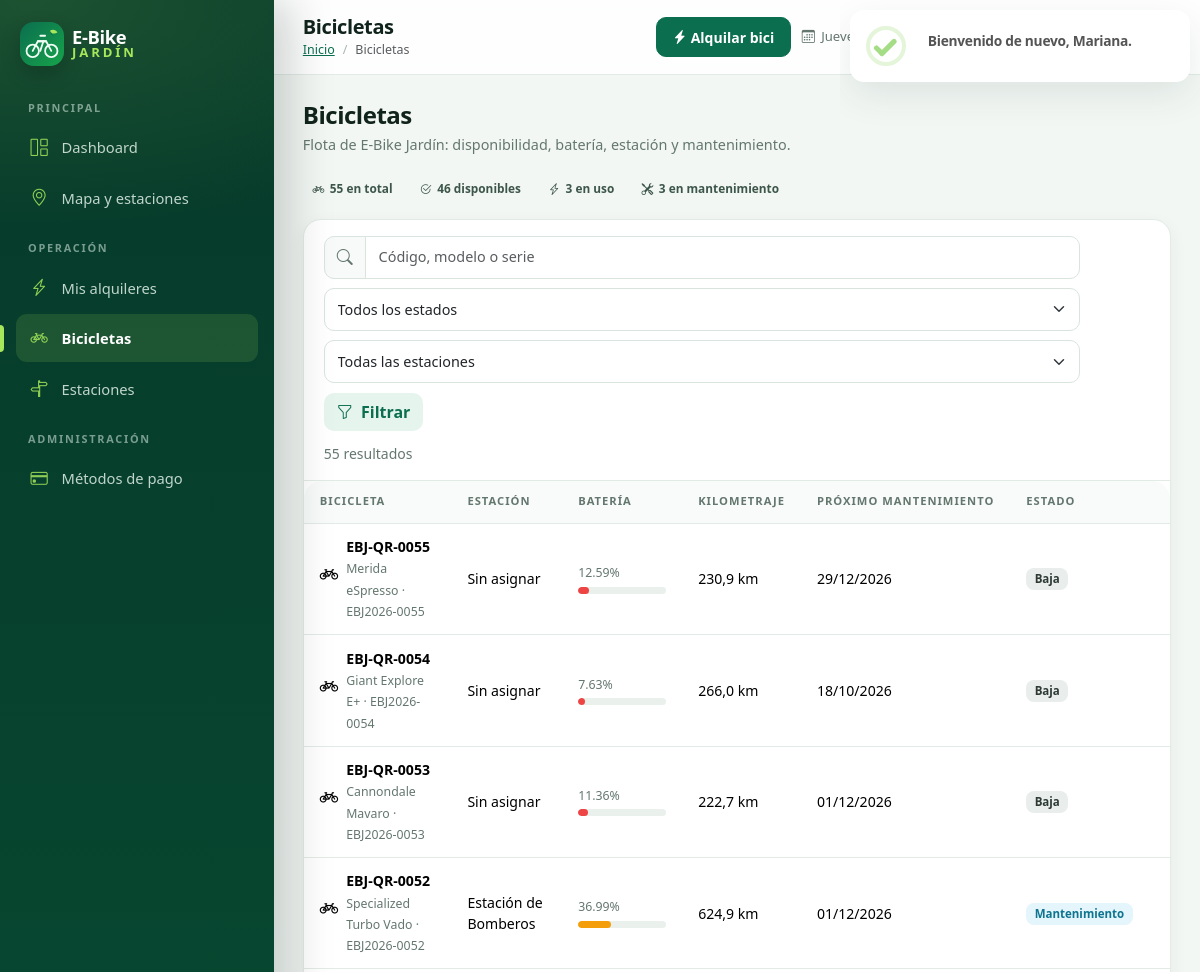
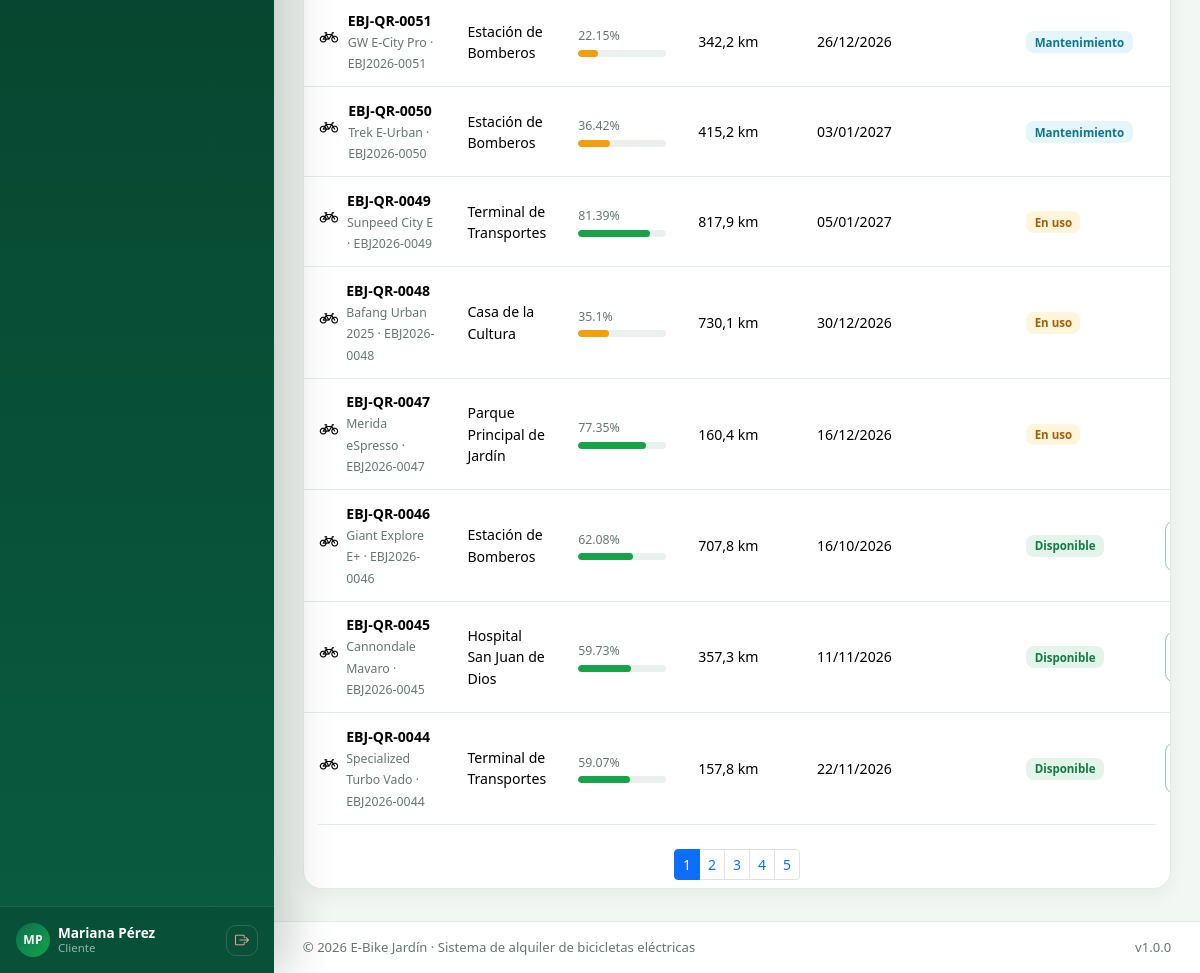
Page /bicicletas (signed in) on the committed database (2 pictures, top to bottom).
### tables this page shows
CREATE TABLE bicicletas (
    id_bicicleta     INT AUTO_INCREMENT,
    estacion_act_fk  INT           NULL,
    codigo_qr        VARCHAR(50)   NOT NULL,
    modelo           VARCHAR(100)  NOT NULL,
    num_serie        VARCHAR(100)  NOT NULL,
    nivel_bateria    DECIMAL(5,2)  NOT NULL DEFAULT 100.00,
    estado           ENUM('disponible','en_uso','mantenimiento','baja') NOT NULL DEFAULT 'disponible',
    kilometraje      DECIMAL(10,2) NOT NULL DEFAULT 0.00,
    ult_manten_date  DATE          NULL,
    prox_manten_date DATE          NULL,
    CONSTRAINT pk_bicicletas PRIMARY KEY (id_bicicleta),
    CONSTRAINT uq_bicicletas_qr UNIQUE (codigo_qr),
    CONSTRAINT uq_bicicletas_serie UNIQUE (num_serie),
    CONSTRAINT ck_bicicletas_bateria CHECK (nivel_bateria BETWEEN 0 AND 100),
    CONSTRAINT fk_bicicletas_estaciones FOREIGN KEY (estacion_act_fk)
        REFERENCES estaciones (id_estacion)
        ON UPDATE CASCADE ON DELETE SET NULL,
    INDEX idx_bicicletas_estado_estacion (estado, estacion_act_fk),
    INDEX idx_bicicletas_mantenimiento (prox_manten_date)
);

CREATE TABLE estaciones (
    id_estacion   INT AUTO_INCREMENT,
    codigo        VARCHAR(20)   NOT NULL,
    nombre        VARCHAR(100)  NOT NULL,
    direccion     VARCHAR(255)  NULL,
    coordenadas   POINT         NOT NULL,
    capacidad     INT           NOT NULL,
    energia_disp  DECIMAL(10,2) NOT NULL DEFAULT 0.00,
    estado        ENUM('operativa','mantenimiento','inactiva') NOT NULL DEFAULT 'operativa',
    fecha_creacion TIMESTAMP    NOT NULL DEFAULT CURRENT_TIMESTAMP,
    CONSTRAINT pk_estaciones PRIMARY KEY (id_estacion),
    CONSTRAINT uq_estaciones_codigo UNIQUE (codigo),
    CONSTRAINT ck_estaciones_capacidad CHECK (capacidad > 0),
    INDEX idx_estaciones_estado (estado)
);

### app/controllers/BikeController.php (called while the page is built, shortened)
<?php
class BikeController
{
    public function index(): void
    {
        $db = Database::getInstance();
        $q = trim((string)($_GET['q'] ?? ''));
        $estado = (string)($_GET['estado'] ?? '');
        $estacion = (int)($_GET['estacion'] ?? 0);
        $where = [];
        $params = [];
        $whereSql = $where ? ' WHERE ' . implode(' AND ', $where) : '';
        $total = (int)$db->scalar('SELECT COUNT(*) FROM bicicletas b' . $whereSql, $params);
        $pagination = paginate($total, 12, (int)($_GET['page'] ?? 1));
        $bikes = $db->fetchAll(
            'SELECT b.*, e.nombre AS estacion
               FROM bicicletas b
               LEFT JOIN estaciones e ON e.id_estacion = b.estacion_act_fk'
            . $whereSql .
            ' ORDER BY b.id_bicicleta DESC LIMIT ' . (int)$pagination['per_page'] . ' OFFSET ' . (int)$pagination['offset'],
            $params
        );
        $stations = $db->fetchAll('SELECT id_estacion, nombre FROM estaciones ORDER BY nombre');
        $resumen = $db->fetchAll('SELECT estado, COUNT(*) total FROM bicicletas GROUP BY estado');
        $porEstado = array_column($resumen, 'total', 'estado');
        view('bikes/index', [
            'pageTitle' => 'Bicicletas',
            'bikes' => $bikes,
            'stations' => $stations,
            'pagination' => $pagination,
            'porEstado' => $porEstado,
            'filters' => ['q' => $q, 'estado' => $estado, 'estacion' => $estacion],
            'assets' => ['qrcode' => Auth::isStaff()],
        ]);
    }
}

### public/index.php (called while the page is built, shortened)
<?php
require APP_PATH . '/helpers/functions.php';
spl_autoload_register(function (string $class): void {
    foreach (['core', 'helpers', 'controllers', 'models', 'middleware'] as $folder) {
        $file = APP_PATH . '/' . $folder . '/' . $class . '.php';
        if (is_file($file)) {
            return;
        }
    }
});
$router = new Router();
$router->dispatch($_SERVER['REQUEST_METHOD'], $_SERVER['REQUEST_URI']);

### app/core/Database.php (called while the page is built, shortened)
<?php
class Database
{
    private static ?Database $instance = null;
    private PDO $pdo;
    private function __construct()
    {
        $dsn = sprintf('mysql:host=%s;port=%s;dbname=%s;charset=utf8mb4', DB_HOST, DB_PORT, DB_NAME);
        $this->pdo = new PDO($dsn, DB_USER, DB_PASS, [
            PDO::ATTR_ERRMODE => PDO::ERRMODE_EXCEPTION,
            PDO::ATTR_DEFAULT_FETCH_MODE => PDO::FETCH_ASSOC,
            PDO::ATTR_EMULATE_PREPARES => false,
        ]);
    }
    public static function getInstance(): Database
    {
        return self::$instance ??= new self();
    }
    public function fetchAll(string $sql, array $params = []): array
    {
        $stmt = $this->pdo->prepare($sql);
        $stmt->execute($params);
        return $stmt->fetchAll();
    }
    public function scalar(string $sql, array $params = []): mixed
    {
        $stmt = $this->pdo->prepare($sql);
        $stmt->execute($params);
        return $stmt->fetchColumn();
    }
}

### app/views/bikes/index.php (the view, shortened to what this page needs)
<?php
$totalBikes = array_sum(array_map('intval', $porEstado));
?>
<div class="page-head">
    <div>
        <h1>Bicicletas</h1>
        <p>Flota de E-Bike Jardín: disponibilidad, batería, estación y mantenimiento.</p>
    </div>
</div>
<div class="d-flex gap-2 flex-wrap mb-3">
    <span class="chip"><i class="bi bi-bicycle"></i> <?= $totalBikes ?> en total</span>
    <span class="chip"><i class="bi bi-check2-circle"></i> <?= (int)($porEstado['disponible'] ?? 0) ?> disponibles</span>
    <span class="chip"><i class="bi bi-lightning-charge"></i> <?= (int)($porEstado['en_uso'] ?? 0) ?> en uso</span>
    <span class="chip"><i class="bi bi-tools"></i> <?= (int)($porEstado['mantenimiento'] ?? 0) ?> en mantenimiento</span>
</div>
<div class="card table-card">
    <div class="card-header">
        <form method="get" action="<?= url('bicicletas') ?>" class="filter-bar">
            <div class="input-group" style="min-width:240px">
                <span class="input-group-text"><i class="bi bi-search"></i></span>
                <input type="search" name="q" class="form-control" placeholder="Código, modelo o serie" value="<?= e($filters['q']) ?>">
            </div>
            <select name="estado" class="form-select">
                <option value="">Todos los estados</option>
            </select>
            <select name="estacion" class="form-select">
                <option value="0">Todas las estaciones</option>
            </select>
            <button class="btn btn-soft" type="submit"><i class="bi bi-funnel me-1"></i> Filtrar</button>
        </form>
        <span class="text-muted small"><?= (int)$pagination['total'] ?> resultados</span>
    </div>
    <div class="table-responsive">
        <table class="table table-hover mb-0">
            <thead>
                <tr>
                    <th>Bicicleta</th>
                    <th>Estación</th>
                    <th>Batería</th>
                    <th>Kilometraje</th>
                    <th>Próximo mantenimiento</th>
                    <th>Estado</th>
                    <th class="text-end">Acciones</th>
                </tr>
            </thead>
            <tbody>
            <?php if (!$bikes): ?>
                <tr><td colspan="7"><div class="empty-state"><i class="bi bi-bicycle"></i><h3>Sin bicicletas para mostrar</h3><p class="small mb-0">Ajusta los filtros o registra una nueva bicicleta.</p></div></td></tr>
            <?php else: foreach ($bikes as $b):
                $bat = (float)$b['nivel_bateria'];
                $barClass = $bat < 20 ? 'low' : ($bat < 50 ? 'medium' : '');
            ?>
                <tr>
                    <td>
                        <div class="d-flex align-items-center gap-2">
                            <span class="bike-icon" style="width:38px;height:38px;font-size:1.15rem"><i class="bi bi-bicycle"></i></span>
                            <div>
                                <div class="fw-semibold"><?= e($b['codigo_qr']) ?></div>
                                <small class="text-muted"><?= e($b['modelo']) ?> · <?= e($b['num_serie']) ?></small>
                            </div>
                        </div>
                    </td>
                    <td><?= e($b['estacion'] ?? 'Sin asignar') ?></td>
                    <td style="min-width:120px">
                        <div class="d-flex justify-content-between small mb-1"><span class="text-muted"><?= $bat ?>%</span></div>
                        <div class="battery-bar <?= $barClass ?>"><span style="width: <?= max(3, $bat) ?>%"></span></div>
                    </td>
                    <td><?= number_format((float)$b['kilometraje'], 1, ',', '.') ?> km</td>
                    <td><?= format_date($b['prox_manten_date'], 'd/m/Y') ?></td>
                    <td><?= badge_estado($b['estado']) ?></td>
                    <td>
                        <div class="actions">
                            <?php if ($b['estado'] === 'disponible'): ?>
                                <a class="btn btn-sm btn-outline-brand" href="<?= url('alquileres/iniciar?bici=' . $b['id_bicicleta']) ?>"><i class="bi bi-lightning-charge me-1"></i>Alquilar</a>
                            <?php endif; ?>
                        </div>
                    </td>
                </tr>
            <?php endforeach; endif; ?>
            </tbody>
        </table>
    </div>
    <div class="card-body py-2">
        <?php render_pagination($pagination, 'bicicletas', $filters); ?>
    </div>
</div>

### app/helpers/functions.php (shortened to what this page needs)
<?php
function e(mixed $value): string
{
    return htmlspecialchars((string)$value, ENT_QUOTES | ENT_SUBSTITUTE, 'UTF-8');
}
function url(string $path = ''): string
{
    return BASE_URL . '/' . ltrim($path, '/');
}
function view(string $view, array $data = [], string $layout = 'layouts/app'): void
{
    extract($data, EXTR_SKIP);
    $viewFile = APP_PATH . '/views/' . $view . '.php';
    require $viewFile;
}
function format_date(?string $date, string $format = 'd/m/Y H:i'): string
{
    $ts = strtotime($date);
    return $ts ? date($format, $ts) : '—';
}
function badge_estado(string $estado): string
{
    $map = [
        'activo' => 'success', 'completado' => 'primary', 'cancelado' => 'secondary', 'incidencia' => 'danger',
        'disponible' => 'success', 'en_uso' => 'warning', 'mantenimiento' => 'info', 'baja' => 'dark',
        'operativa' => 'success', 'inactiva' => 'secondary',
        'activa' => 'success', 'inactivo' => 'secondary', 'suspendido' => 'danger',
        'aprobado' => 'success', 'pendiente' => 'warning', 'rechazado' => 'danger', 'reembolsado' => 'info',
    ];
    $color = $map[$estado] ?? 'secondary';
    $label = str_replace('_', ' ', $estado);
    return '<span class="badge text-bg-' . $color . ' badge-soft">' . e(ucfirst($label)) . '</span>';
}
function paginate(int $total, int $perPage, int $currentPage): array
{
    $pages = max(1, (int)ceil($total / $perPage));
    $currentPage = min(max(1, $currentPage), $pages);
    return [
        'total' => $total,
        'per_page' => $perPage,
        'page' => $currentPage,
        'pages' => $pages,
        'offset' => ($currentPage - 1) * $perPage,
    ];
}
function render_pagination(array $pagination, string $baseUrl, array $query = []): void
{
    $query = array_filter($query, fn($v) => $v !== '' && $v !== null);
    unset($query['page']);
    $queryString = http_build_query($query);
    $prefix = $queryString ? '?' . $queryString . '&page=' : '?page=';
    echo '<nav class="mt-3"><ul class="pagination pagination-sm justify-content-center mb-0">';
    for ($i = 1; $i <= $pagination['pages']; $i++) {
        $active = $i === $pagination['page'] ? ' active' : '';
        echo '<li class="page-item' . $active . '"><a class="page-link" href="' . e(url($baseUrl) . $prefix . $i) . '">' . $i . '</a></li>';
    }
    echo '</ul></nav>';
}

### app/core/Router.php (shortened to what this page needs)
<?php
class Router
{
    private array $routes = [];
    private function add(string $method, string $path, string $handler, array $middleware): void
    {
        $normalized = trim($path, '/');
        $pattern = $normalized === '' ? '' : preg_replace('#\{([a-zA-Z_][a-zA-Z0-9_]*)\}#', '(?P<$1>[^/]+)', $normalized);
        $this->routes[] = [
            'method' => $method,
            'path' => $normalized,
            'regex' => '#^' . $pattern . '$#',
            'handler' => $handler,
            'middleware' => $middleware,
        ];
    }
    public function dispatch(string $method, string $uri): void
    {
        $path = trim((string)parse_url($uri, PHP_URL_PATH), '/');
        foreach ($this->routes as $route) {
            if (!preg_match($route['regex'], $path, $matches)) {
                continue;
            }
            $params = array_filter($matches, 'is_string', ARRAY_FILTER_USE_KEY);
            [$controllerName, $action] = explode('@', $route['handler']);
            $controller = new $controllerName();
            $controller->{$action}(...array_values($params));
            return;
        }
    }
}

### public/assets/css/styles.css (style rules this page uses)
:root { --brand: #0b6e4f; --brand-2: #0f8a63; --brand-dark: #06392a; --brand-soft: #e6f4ee; --lime: #a7e75c; --lime-soft: #eefadc; --ink: #10241c; --muted: #64776f; --bg: #f3f7f4; --card: #ffffff; --border: #e2ebe5; --shadow-sm: 0 6px 18px rgba(7, 57, 42, .06); --shadow: 0 14px 36px rgba(7, 57, 42, .09); --radius: 18px; --radius-sm: 12px; --sidebar-w: 274px; }
* { box-sizing: border-box; }
body { font-family: "Segoe UI", system-ui, -apple-system, "Helvetica Neue", sans-serif; color: var(--ink); background: var(--bg); min-height: 100vh; }
a { color: var(--brand); }
h1, h2, h3, h4, h5, h6 { font-weight: 700; letter-spacing: -.02em; }
.text-muted { color: var(--muted) !important; }
.btn-outline-brand { --bs-btn-color: var(--brand); --bs-btn-border-color: rgba(11, 110, 79, .4); --bs-btn-hover-bg: var(--brand); --bs-btn-hover-border-color: var(--brand); --bs-btn-hover-color: #fff; font-weight: 600; border-radius: 10px; }
.btn-soft { background: var(--brand-soft); color: var(--brand); border: 1px solid transparent; font-weight: 600; border-radius: 10px; }
.card { border: 1px solid var(--border); border-radius: var(--radius); box-shadow: var(--shadow-sm); background: var(--card); }
.card-header { background: transparent; border-bottom: 1px solid var(--border); padding: 1rem 1.25rem; display: flex; align-items: center; justify-content: space-between; gap: .75rem; flex-wrap: wrap; }
.card-body { padding: 1.25rem; }
.page-head { display: flex; align-items: flex-end; justify-content: space-between; gap: 1rem; flex-wrap: wrap; margin-bottom: 1.25rem; }
.page-head h1 { font-size: 1.5rem; margin: 0; }
.page-head p { color: var(--muted); margin: .25rem 0 0; font-size: .9rem; }
.table-card { overflow: hidden; }
.table-responsive { border-radius: var(--radius); }
.table { margin: 0; vertical-align: middle; }
.table > :not(caption) > * > * { padding: .78rem 1rem; }
.table thead th { background: #f8fbf9; color: var(--muted); font-size: .7rem; text-transform: uppercase; letter-spacing: .09em; font-weight: 800; border-bottom: 1px solid var(--border); white-space: nowrap; }
.table tbody tr { border-color: var(--border); }
.table td { font-size: .88rem; }
.table .actions { display: flex; gap: .35rem; justify-content: flex-end; }
.badge-soft { font-weight: 700; padding: .45em .72em; border-radius: 8px; font-size: .72rem; }
.text-bg-success.badge-soft { background: #e3f5ea !important; color: #147a45 !important; }
.text-bg-warning.badge-soft { background: #fff4dc !important; color: #a16207 !important; }
.text-bg-info.badge-soft { background: #e4f5fb !important; color: #0e7490 !important; }
.text-bg-dark.badge-soft { background: #e9edeb !important; color: #2d3a34 !important; }
.form-control, .form-select { border-radius: 10px; border-color: #d8e4dd; padding: .6rem .8rem; font-size: .9rem; }
.input-group-text { border-radius: 10px; background: #f7faf8; border-color: #d8e4dd; color: var(--muted); }
.filter-bar { display: flex; gap: .6rem; flex-wrap: wrap; align-items: center; }
.filter-bar .form-control, .filter-bar .form-select { min-width: 150px; }
.battery-bar { height: 7px; border-radius: 99px; background: #eaf1ed; overflow: hidden; }
.battery-bar span { display: block; height: 100%; border-radius: 99px; background: #16a34a; }
.battery-bar.medium span { background: #f59e0b; }
.battery-bar.low span { background: #ef4444; }
.chip { display: inline-flex; align-items: center; gap: .35rem; padding: .3rem .6rem; border-radius: 999px; background: #f2f7f4; color: #3d564a; font-size: .74rem; font-weight: 600; }

### rows in the picture
bicicletas: codigo_qr "EBJ-QR-0055", modelo "Merida eSpresso", num_serie "EBJ2026-0055", estacion "Sin asignar", nivel_bateria "12.59", kilometraje "230,9", prox_manten_date "29/12/2026", estado "Baja"
bicicletas: codigo_qr "EBJ-QR-0054", modelo "Giant Explore E+", num_serie "EBJ2026-0054", estacion "Sin asignar", nivel_bateria "7.63", kilometraje "266,0", prox_manten_date "18/10/2026", estado "Baja"
bicicletas: codigo_qr "EBJ-QR-0053", modelo "Cannondale Mavaro", num_serie "EBJ2026-0053", estacion "Sin asignar", nivel_bateria "11.36", kilometraje "222,7", prox_manten_date "01/12/2026", estado "Baja"
bicicletas: codigo_qr "EBJ-QR-0052", modelo "Specialized Turbo Vado", num_serie "EBJ2026-0052", estacion_act_fk.nombre "Estación de Bomberos", nivel_bateria "36.99", kilometraje "624,9", prox_manten_date "01/12/2026", estado "Mantenimiento"
bicicletas: codigo_qr "EBJ-QR-0051", modelo "GW E-City Pro", num_serie "EBJ2026-0051", estacion_act_fk.nombre "Estación de Bomberos", nivel_bateria "22.15", kilometraje "342,2", prox_manten_date "26/12/2026", estado "Mantenimiento"
bicicletas: codigo_qr "EBJ-QR-0050", modelo "Trek E-Urban", num_serie "EBJ2026-0050", estacion_act_fk.nombre "Estación de Bomberos", nivel_bateria "36.42", kilometraje "415,2", prox_manten_date "03/01/2027", estado "Mantenimiento"
bicicletas: codigo_qr "EBJ-QR-0049", modelo "Sunpeed City E", num_serie "EBJ2026-0049", estacion_act_fk.nombre "Terminal de Transportes", nivel_bateria "81.39", kilometraje "817,9", prox_manten_date "05/01/2027", estado "En uso"
bicicletas: codigo_qr "EBJ-QR-0048", modelo "Bafang Urban 2025", num_serie "EBJ2026-0048", estacion_act_fk.nombre "Casa de la Cultura", nivel_bateria "35.1", kilometraje "730,1", prox_manten_date "30/12/2026", estado "En uso"
bicicletas: codigo_qr "EBJ-QR-0047", modelo "Merida eSpresso", num_serie "EBJ2026-0047", estacion_act_fk.nombre "Parque Principal de Jardín", nivel_bateria "77.35", kilometraje "160,4", prox_manten_date "16/12/2026", estado "En uso"
bicicletas: codigo_qr "EBJ-QR-0046", modelo "Giant Explore E+", num_serie "EBJ2026-0046", estacion_act_fk.nombre "Estación de Bomberos", nivel_bateria "62.08", kilometraje "707,8", prox_manten_date "16/10/2026", estado "Disponible"
bicicletas: codigo_qr "EBJ-QR-0045", modelo "Cannondale Mavaro", num_serie "EBJ2026-0045", estacion_act_fk.nombre "Hospital San Juan de Dios", nivel_bateria "59.73", kilometraje "357,3", prox_manten_date "11/11/2026", estado "Disponible"
bicicletas: codigo_qr "EBJ-QR-0044", modelo "Specialized Turbo Vado", num_serie "EBJ2026-0044", estacion_act_fk.nombre "Terminal de Transportes", nivel_bateria "59.07", kilometraje "157,8", prox_manten_date "22/11/2026", estado "Disponible"

### other values in the picture
$totalBikes "55"
$porEstado['disponible'] "46"
$porEstado['en_uso'] "3"
$porEstado['mantenimiento'] "3"
$pagination['total'] "55"
